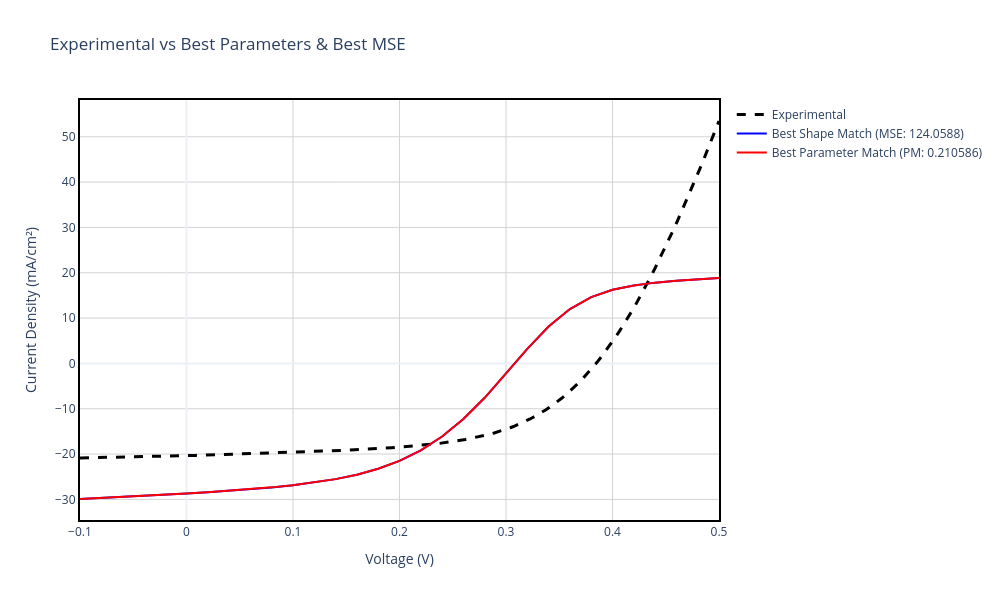

Notebook cell for this chart:
### Markdown cell above
## Section 6: Summary Comparison - Best Matches

This section presents a side-by-side comparison of the experimental J-V curve with the best matching simulations from both approaches:
- **Best Shape Match (MSE)**: Simulation with the most similar curve morphology to experimental data
- **Best Parameter Match**: Simulation with performance parameters (Voc, Jsc, FF, η) closest to targets

### Code cell
# Extract best matches
best_mse = top_5_mse[0]  # Best shape match
best_params = top_5_params[0]  # Best parameter match

# Create comparison figure
fig_summary = go.Figure()

# Add experimental data
fig_summary.add_trace(go.Scatter(
    x=exp_data['v(V)'], y=exp_data['jtot(mA/cm2)'], 
    mode='lines', name='Experimental', 
    line=dict(color='black', dash='dash', width=3),
    hovertemplate='<b>Experimental</b><br>V: %{x:.3f} V<br>J: %{y:.2f} mA/cm²<extra></extra>'
))

# Add best shape match
v_mse = best_mse['v(V)']
j_mse = best_mse['jtot(mA/cm2)']
fig_summary.add_trace(go.Scatter(
    x=v_mse, y=j_mse, 
    mode='lines', name=f'Best Shape Match (MSE: {best_mse["mse"]:.4f})',
    line=dict(color='blue', width=2),
    hovertemplate='<b>Best Shape Match</b><br>V: %{x:.3f} V<br>J: %{y:.2f} mA/cm²<extra></extra>'
))

# Add best parameter match
v_params = best_params['v(V)']
j_params = best_params['jtot(mA/cm2)']
fig_summary.add_trace(go.Scatter(
    x=v_params, y=j_params, 
    mode='lines', name=f'Best Parameter Match (PM: {best_params["param_score"]:.6f})',
    line=dict(color='red', width=2),
    hovertemplate='<b>Best Parameter Match</b><br>V: %{x:.3f} V<br>J: %{y:.2f} mA/cm²<extra></extra>'
))

fig_summary.update_xaxes(showline=True, linewidth=2, linecolor='black', mirror=True)
fig_summary.update_yaxes(showline=True, linewidth=2, linecolor='black', mirror=True)
fig_summary.update_layout(
    title='Experimental vs Best Parameters & Best MSE',
    xaxis_title='Voltage (V)',
    yaxis_title='Current Density (mA/cm²)',
    hovermode='closest',
    template='plotly_white',
    width=1000,
    height=600,
    plot_bgcolor='white',
    xaxis=dict(showgrid=True, gridwidth=1, gridcolor='lightgray'),
    yaxis=dict(showgrid=True, gridwidth=1, gridcolor='lightgray')
)
fig_summary.show()
fig_summary.write_image(os.path.join(plots_dir, 'Experimental_vs_Best_Parameters_and_Best_MSE.png'), width=1000, height=600)
print(f"✅ Saved Summary Plot to {plots_dir}/Experimental_vs_Best_Parameters_and_Best_MSE.png")

# Create comparison table as visual image
import matplotlib.pyplot as plt
from matplotlib.patches import Rectangle

# Format batch parameters for display
def convert_to_power_format(sci_notation):
    """Convert scientific notation (e.g., 1.00e+10) to power format (e.g., 1*10^10)"""
    import re
    match = re.match(r'([+-]?\d*\.?\d+)e([+-]?\d+)', str(sci_notation), re.IGNORECASE)
    if match:
        mantissa = float(match.group(1))
        exponent = int(match.group(2))
        # Format as "mantissa*10^exponent", removing decimal if it's a whole number
        if mantissa == int(mantissa):
            return f"{int(mantissa)}*10^{exponent}"
        else:
            return f"{mantissa:.0f}*10^{exponent}"
    return str(sci_notation)

def format_batch_params(batch_params):
    """Format batch parameters as a string"""
    params_str = ""
    for param_name, param_val in batch_params:
        # Extract only the part before ">>"
        short_name = param_name.split(">>")[0] if ">>" in param_name else param_name
        # Convert value to power format
        formatted_val = convert_to_power_format(param_val)
        params_str += f"{short_name}: {formatted_val}\n"
    return params_str.rstrip()

# Print batch parameters
mse_batch_str = format_batch_params(best_mse['batch_params'])
params_batch_str = format_batch_params(best_params['batch_params'])

# Display batch parameters line by line
mse_lines = mse_batch_str.split('\n')
params_lines = params_batch_str.split('\n')
max_lines = max(len(mse_lines), len(params_lines))

# Create table data
table_data = [
    ['Metric', 'Experimental', 'Best Shape (MSE)', 'Best Parameters'],
]

# Add batch parameters rows
for i in range(max_lines):
    if i == 0:
        mse_param = mse_lines[i] if i < len(mse_lines) else ""
        params_param = params_lines[i] if i < len(params_lines) else ""
        table_data.append(['Batch Parameters', '', mse_param, params_param])
    else:
        mse_param = mse_lines[i] if i < len(mse_lines) else ""
        params_param = params_lines[i] if i < len(params_lines) else ""
        table_data.append(['', '', mse_param, params_param])

# Add metrics
table_data.append(['Voc (V)', f'{TARGET_VOC:.4f}', f'{best_mse["Voc"]:.4f}', f'{best_params["Voc"]:.4f}'])
table_data.append(['Jsc (mA/cm²)', f'{TARGET_JSC:.4f}', f'{best_mse["Jsc"]:.4f}', f'{best_params["Jsc"]:.4f}'])
table_data.append(['FF (%)', f'{TARGET_FF:.2f}', f'{best_mse["FF"]:.2f}', f'{best_params["FF"]:.2f}'])
table_data.append(['η (%)', f'{TARGET_ETA:.4f}', f'{best_mse["eta"]:.4f}', f'{best_params["eta"]:.4f}'])
table_data.append(['MSE', '', f'{best_mse["mse"]:.6f}', f'{best_params.get("mse", "---")}'])

# Format param score safely
mse_param_score = f"{best_mse.get('param_score', '---'):.6f}" if isinstance(best_mse.get('param_score'), (int, float)) else str(best_mse.get('param_score', '---'))
params_param_score = f"{best_params['param_score']:.6f}"
table_data.append(['Param Score', '', mse_param_score, params_param_score])

# Create figure for table
fig_table, ax = plt.subplots(figsize=(14, 8))
ax.axis('tight')
ax.axis('off')

# Create table
table = ax.table(cellText=table_data, cellLoc='left', loc='center',
                colWidths=[0.15, 0.25, 0.30, 0.30])

# Style the table
table.auto_set_font_size(False)
table.set_fontsize(10)
table.scale(1, 2.5)

# Style header row
for i in range(4):
    cell = table[(0, i)]
    cell.set_facecolor('#4472C4')
    cell.set_text_props(weight='bold', color='white')

# Style alternating rows
for i in range(1, len(table_data)):
    for j in range(4):
        cell = table[(i, j)]
        if i % 2 == 0:
            cell.set_facecolor('#E7E6E6')
        else:
            cell.set_facecolor('#F2F2F2')

# Add title
fig_table.suptitle('BEST MATCHES SUMMARY', fontsize=14, fontweight='bold', y=0.98)

# Save table
table_path = os.path.join(plots_dir, 'Summary_Table.png')
plt.savefig(table_path, dpi=300, bbox_inches='tight')
plt.close()
plt.show()
print(f"✅ Saved Summary Table to {plots_dir}/Summary_Table.png")

### Figure 1 — Plotly figure (JSON) as saved in the notebook; plotly's stock layout.template omitted (floating-point values rounded to 4 significant figures; data arrays with more than 128 entries replaced by an {"elided": "..."} marker saying what was removed)
{"data": [{"hovertemplate": "<b>Experimental</b><br>V: %{x:.3f} V<br>J: %{y:.2f} mA/cm²<extra></extra>", "line": {"color": "black", "dash": "dash", "width": 3}, "mode": "lines", "name": "Experimental", "type": "scatter", "x": {"elided": "200 float values"}, "y": {"elided": "200 float values"}}, {"hovertemplate": "<b>Best Shape Match</b><br>V: %{x:.3f} V<br>J: %{y:.2f} mA/cm²<extra></extra>", "line": {"color": "blue", "width": 2}, "mode": "lines", "name": "Best Shape Match (MSE: 124.0588)", "type": "scatter", "x": [-0.1, -0.08, -0.06, -0.04, -0.02, 0.0, 0.02, 0.04, 0.06, 0.08, 0.1, 0.12, 0.14, 0.16, 0.18, 0.2, 0.22, 0.24, 0.26, 0.28, 0.3, 0.32, 0.34, 0.36, 0.38, 0.4, 0.42, 0.44, 0.46, 0.48, 0.5], "y": [-29.92, -29.7, -29.47, -29.24, -28.98, -28.72, -28.43, -28.11, -27.76, -27.35, -26.87, -26.28, -25.53, -24.55, -23.25, -21.5, -19.18, -16.14, -12.28, -7.589, -2.273, 3.195, 8.14, 12.0, 14.61, 16.23, 17.21, 17.82, 18.24, 18.57, 18.85]}, {"hovertemplate": "<b>Best Parameter Match</b><br>V: %{x:.3f} V<br>J: %{y:.2f} mA/cm²<extra></extra>", "line": {"color": "red", "width": 2}, "mode": "lines", "name": "Best Parameter Match (PM: 0.210586)", "type": "scatter", "x": [-0.1, -0.08, -0.06, -0.04, -0.02, 0.0, 0.02, 0.04, 0.06, 0.08, 0.1, 0.12, 0.14, 0.16, 0.18, 0.2, 0.22, 0.24, 0.26, 0.28, 0.3, 0.32, 0.34, 0.36, 0.38, 0.4, 0.42, 0.44, 0.46, 0.48, 0.5], "y": [-29.92, -29.7, -29.47, -29.24, -28.98, -28.71, -28.43, -28.11, -27.76, -27.35, -26.87, -26.28, -25.53, -24.55, -23.25, -21.5, -19.18, -16.14, -12.28, -7.589, -2.272, 3.195, 8.14, 12.0, 14.61, 16.23, 17.21, 17.82, 18.24, 18.57, 18.85]}], "layout": {"height": 600, "hovermode": "closest", "plot_bgcolor": "white", "title": {"text": "Experimental vs Best Parameters & Best MSE"}, "width": 1000, "xaxis": {"gridcolor": "lightgray", "gridwidth": 1, "linecolor": "black", "linewidth": 2, "mirror": true, "showgrid": true, "showline": true, "title": {"text": "Voltage (V)"}}, "yaxis": {"gridcolor": "lightgray", "gridwidth": 1, "linecolor": "black", "linewidth": 2, "mirror": true, "showgrid": true, "showline": true, "title": {"text": "Current Density (mA/cm²)"}}}}
